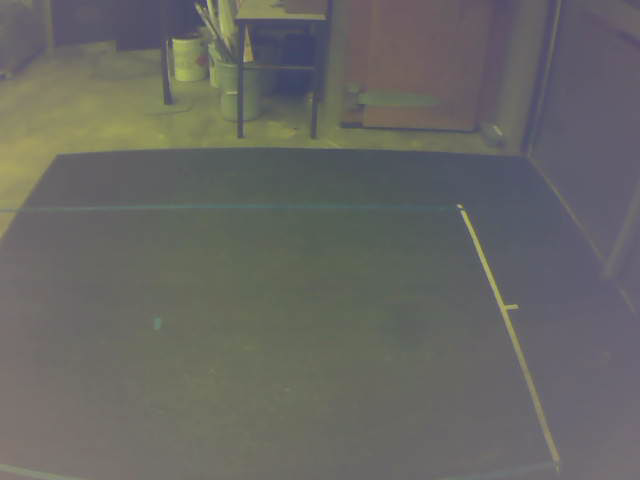
#> input picture top_level_control/scripts/sync_captures/pair001_left.png, 640 x 480 px, given in place of the camera
$ python trigger_verify.py
#> lines starting #> are read from the running program, lines starting #| are printed output that depends on the picture; after the words box and inside, x2 and y2 are one past the last pixel; in counts of white or black regions, pixels touching at a corner belong together
"""
Camera Sync Verification Script
================================
ArduCam OV9782 x2 with STM32 External Trigger

Configure cameras externally (AMCAP etc.) BEFORE running this.
This script ONLY runs verification tests:
  0. PREVIEW — confirm both cameras streaming
  1. FREEZE TEST — confirm trigger mode is active
  2. TIMESTAMP TEST — measure inter-camera grab delay (200 pairs)
  3. VISUAL TEST — capture frame pairs to check sync

Uses grab()/retrieve() for accurate sync measurement.

Usage:
  python verify_sync.py
"""

import cv2
import numpy as np
import time
import os

# ====================================================================
#  SETTINGS — EDIT THESE
# ====================================================================
CAM_LEFT   = 0
CAM_RIGHT  = 2
RES_W      = 640
RES_H      = 480
FPS        = 100
# ====================================================================


def open_camera(cam_id, name):
    """Open camera with MJPG, print actual info."""
#> called with cam_id = 0, name = 'LEFT'
    cap = cv2.VideoCapture(cam_id, cv2.CAP_DSHOW)
    cap.set(cv2.CAP_PROP_FOURCC, cv2.VideoWriter_fourcc('M','J','P','G'))
    cap.set(cv2.CAP_PROP_FRAME_WIDTH, RES_W)
    cap.set(cv2.CAP_PROP_FRAME_HEIGHT, RES_H)
    cap.set(cv2.CAP_PROP_FPS, FPS)
    cap.set(cv2.CAP_PROP_BUFFERSIZE, 1)

    ret, test_frame = cap.read()
#> test_frame is the input picture: shape (480, 640, 3); mean B, G, R 99.7, 103.4, 103.7
    if ret:
        actual_h, actual_w = test_frame.shape[:2]
#> actual_h = 480; actual_w = 640
    else:
        actual_w, actual_h = -1, -1

    rb_fourcc_int = int(cap.get(cv2.CAP_PROP_FOURCC))
    rb_fourcc_str = "".join([chr((rb_fourcc_int >> 8 * i) & 0xFF) for i in range(4)])

    print(f"  {name} (device {cam_id}): actual={actual_w}x{actual_h} fourcc={rb_fourcc_str} "
          f"trigger={'ON' if int(cap.get(cv2.CAP_PROP_BACKLIGHT))==1 else 'OFF'} "
          f"exposure={int(cap.get(cv2.CAP_PROP_EXPOSURE))}")
#|   LEFT (device 0): actual=640x480 fourcc= trigger=OFF exposure=0
#|   RIGHT (device 2): actual=640x480 fourcc= trigger=OFF exposure=0
    return cap


def grab_stereo_pair(cap_l, cap_r):
    """Grab both then retrieve both — ensures same trigger pulse."""
    if not cap_l.grab() or not cap_r.grab():
        return False, None, None
    ret_l, f_l = cap_l.retrieve()
#> ret_l = True
    ret_r, f_r = cap_r.retrieve()
#> ret_r = True
    if not ret_l or not ret_r:
        return False, None, None
    return True, f_l, f_r


def draw_header(img, text):
    cv2.putText(img, text, (10, 25), cv2.FONT_HERSHEY_SIMPLEX, 0.7, (0, 255, 0), 2)


def main():
    print("=" * 64)
    print("  CAMERA SYNC VERIFICATION")
    print("  Configure cameras externally before running this.")
    print("=" * 64)

    os.makedirs("sync_captures", exist_ok=True)

    print()
    cap_l = open_camera(CAM_LEFT, "LEFT")
    cap_r = open_camera(CAM_RIGHT, "RIGHT")

    # ============================================================
    # TEST 0: PREVIEW
    # ============================================================
    print(f"\n{'='*64}")
    print("  TEST 0: PREVIEW — verify both cameras streaming")
    print("  Press SPACE to continue, 'q' to quit.")
    print(f"{'='*64}")

    while True:
        ok, f_l, f_r = grab_stereo_pair(cap_l, cap_r)
#> ok = True
        if not ok:
            continue
        disp_l = cv2.resize(f_l, (480, 300))
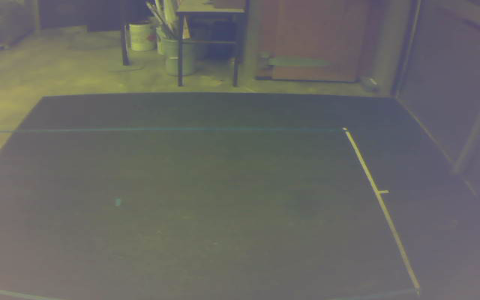
#> disp_l: shape (300, 480, 3); mean B, G, R 99.7, 103.4, 103.7
        disp_r = cv2.resize(f_r, (480, 300))
        draw_header(disp_l, "LEFT")
        draw_header(disp_r, "RIGHT")
        combined = np.hstack([disp_l, disp_r])
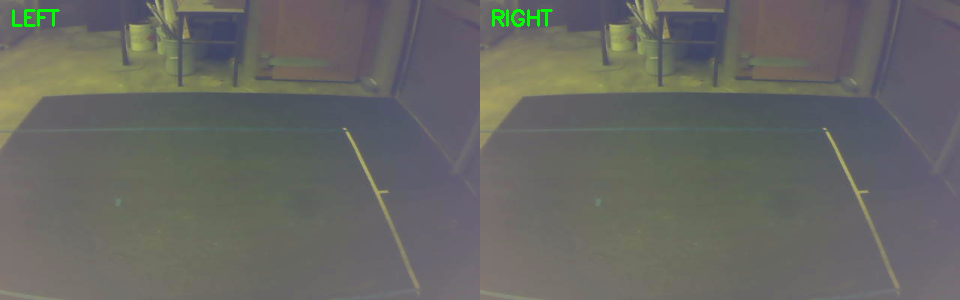
#> combined: shape (300, 960, 3); mean B, G, R 99.4, 103.9, 103.4
        cv2.putText(combined, "PREVIEW — SPACE to continue, 'q' to quit",
                    (10, 290), cv2.FONT_HERSHEY_SIMPLEX, 0.5, (200, 200, 200), 1)
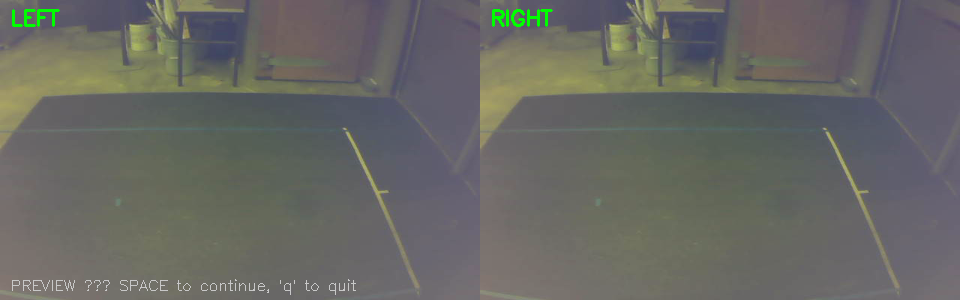
#> combined: shape (300, 960, 3); 0.24% of pixels changed, all inside (x1, y1, x2, y2) = (12, 279, 356, 295)
        cv2.imshow("Sync Verification", combined)
        key = cv2.waitKey(1) & 0xFF
#> (key q is pressed here)
        if key == ord(' '):
            break
        elif key == ord('q'):
            cap_l.release(); cap_r.release(); cv2.destroyAllWindows(); return

    # ============================================================
    # TEST 1: FREEZE TEST
    # ============================================================
    print(f"\n{'='*64}")
    print("  TEST 1: FREEZE TEST — is trigger mode active?")
    print("  1. DISCONNECT the STM32 trigger wire")
    print("  2. Press SPACE")
    print("  3. Cameras FREEZE = trigger active, keep streaming = NOT active")
    print(f"{'='*64}")

    while True:
        ok, f_l, f_r = grab_stereo_pair(cap_l, cap_r)
        if ok:
            disp_l = cv2.resize(f_l, (480, 300))
            disp_r = cv2.resize(f_r, (480, 300))
            draw_header(disp_l, "LEFT")
            draw_header(disp_r, "RIGHT")
            combined = np.hstack([disp_l, disp_r])
            cv2.putText(combined, "DISCONNECT trigger wire, then press SPACE",
                        (80, 290), cv2.FONT_HERSHEY_SIMPLEX, 0.5, (0, 255, 255), 1)
            cv2.imshow("Sync Verification", combined)
        key = cv2.waitKey(1) & 0xFF
        if key == ord(' '):
            break
        elif key == ord('q'):
            cap_l.release(); cap_r.release(); cv2.destroyAllWindows(); return

    print("\n  Reading frames for 3 seconds with no trigger...")
    frames_received = 0
    t_start = time.perf_counter()
    timeout = 3.0

    while time.perf_counter() - t_start < timeout:
        if cap_l.grab() and cap_r.grab():
            cap_l.retrieve()
            cap_r.retrieve()
            frames_received += 1
        elapsed = time.perf_counter() - t_start
        blank = np.zeros((300, 960, 3), dtype=np.uint8)
        bar_w = int((elapsed / timeout) * 900)
        cv2.rectangle(blank, (30, 140), (30 + bar_w, 160), (0, 255, 255), -1)
        cv2.putText(blank, f"Checking... {elapsed:.1f}s / {timeout:.0f}s   Frames: {frames_received}",
                    (250, 130), cv2.FONT_HERSHEY_SIMPLEX, 0.6, (255, 255, 255), 1)
        cv2.imshow("Sync Verification", blank)
        cv2.waitKey(1)

    print(f"\n  Frames received in {timeout:.0f}s: {frames_received}")
    if frames_received < 5:
        print("  *** PASS — Trigger mode ACTIVE (cameras froze) ***")
    else:
        print(f"  *** FAIL — Cameras still streaming at ~{frames_received/timeout:.0f} fps ***")
        print("  Trigger mode NOT active.")

    print("  Reconnect trigger wire, press SPACE to continue.")
    while True:
        ok, f_l, f_r = grab_stereo_pair(cap_l, cap_r)
        if ok:
            disp_l = cv2.resize(f_l, (480, 300))
            disp_r = cv2.resize(f_r, (480, 300))
            draw_header(disp_l, "LEFT")
            draw_header(disp_r, "RIGHT")
            combined = np.hstack([disp_l, disp_r])
            cv2.putText(combined, "Reconnect trigger, press SPACE",
                        (150, 290), cv2.FONT_HERSHEY_SIMPLEX, 0.5, (0, 255, 255), 1)
            cv2.imshow("Sync Verification", combined)
        key = cv2.waitKey(1) & 0xFF
        if key == ord(' '):
            break
        elif key == ord('q'):
            cap_l.release(); cap_r.release(); cv2.destroyAllWindows(); return

    # ============================================================
    # TEST 2: TIMESTAMP TEST
    # ============================================================
    print(f"\n{'='*64}")
    print("  TEST 2: TIMESTAMP TEST — measuring grab delta (200 pairs)")
    print(f"{'='*64}")

    for _ in range(30):
        cap_l.grab(); cap_r.grab()

    grab_deltas_ms  = []
    pair_times_ms   = []
    frame_intervals = []
    last_pair_time  = None

    for i in range(200):
        t0 = time.perf_counter()
        grabbed_l = cap_l.grab()
        t1 = time.perf_counter()
        grabbed_r = cap_r.grab()
        t2 = time.perf_counter()
        ret_l, f_l = cap_l.retrieve()
        ret_r, f_r = cap_r.retrieve()
        t3 = time.perf_counter()

        if grabbed_l and grabbed_r and ret_l and ret_r:
            grab_deltas_ms.append((t2 - t1) * 1000.0)
            pair_times_ms.append((t3 - t0) * 1000.0)
            if last_pair_time is not None:
                frame_intervals.append((t0 - last_pair_time) * 1000.0)
            last_pair_time = t0

        if (i + 1) % 50 == 0:
            print(f"    {i+1}/200 captured...")

    grab_deltas_ms  = np.array(grab_deltas_ms)
    pair_times_ms   = np.array(pair_times_ms)
    frame_intervals = np.array(frame_intervals) if frame_intervals else np.array([0])
    effective_fps   = 1000.0 / np.mean(frame_intervals) if np.mean(frame_intervals) > 0 else 0

    print(f"\n  {'─'*50}")
    print(f"  GRAB DELTA (sync metric)")
    print(f"  {'─'*50}")
    print(f"    Mean:   {np.mean(grab_deltas_ms):7.3f} ms")
    print(f"    Std:    {np.std(grab_deltas_ms):7.3f} ms")
    print(f"    Median: {np.median(grab_deltas_ms):7.3f} ms")
    print(f"    Min:    {np.min(grab_deltas_ms):7.3f} ms")
    print(f"    Max:    {np.max(grab_deltas_ms):7.3f} ms")
    print(f"    P95:    {np.percentile(grab_deltas_ms, 95):7.3f} ms")
    print(f"  {'─'*50}")
    print(f"  FRAME TIMING")
    print(f"  {'─'*50}")
    print(f"    Pair time (grab+decode): {np.mean(pair_times_ms):7.2f} ms avg")
    print(f"    Frame interval:          {np.mean(frame_intervals):7.2f} ms avg")
    print(f"    Effective stereo FPS:    {effective_fps:7.1f}")
    print(f"  {'─'*50}")

    ball_speed_ms = 10.0
    error_mean_mm = ball_speed_ms * np.mean(grab_deltas_ms)
    error_p95_mm  = ball_speed_ms * np.percentile(grab_deltas_ms, 95)

    print(f"\n  ERROR ESTIMATE (ball @ {ball_speed_ms:.0f} m/s):")
    print(f"    Mean delta -> {error_mean_mm:5.1f} mm")
    print(f"    P95 delta  -> {error_p95_mm:5.1f} mm")

    if np.mean(grab_deltas_ms) < 1.0:
        verdict = "EXCELLENT (< 1ms)"
    elif np.mean(grab_deltas_ms) < 2.0:
        verdict = "GOOD (< 2ms)"
    elif np.mean(grab_deltas_ms) < 5.0:
        verdict = "ACCEPTABLE (< 5ms)"
    else:
        verdict = "POOR — debug trigger"
    print(f"  VERDICT: {verdict}")

    print(f"\n  Press SPACE for visual test, 'q' to quit.")
    while True:
        key = cv2.waitKey(0) & 0xFF
        if key == ord(' '):
            break
        elif key == ord('q'):
            cap_l.release(); cap_r.release(); cv2.destroyAllWindows(); return

    # ============================================================
    # TEST 3: VISUAL SYNC TEST
    # ============================================================
    print(f"\n{'='*64}")
    print("  TEST 3: VISUAL TEST — swing fast object across both views")
    print("  'c' = capture pair, 'q' = done")
    print(f"{'='*64}")

    capture_count = 0

    while True:
        ok, f_l, f_r = grab_stereo_pair(cap_l, cap_r)
        if not ok:
            continue

        disp_l = cv2.resize(f_l, (480, 300))
        disp_r = cv2.resize(f_r, (480, 300))

        for y in range(0, 300, 30):
            cv2.line(disp_l, (0, y), (480, y), (0, 60, 0), 1)
            cv2.line(disp_r, (0, y), (480, y), (0, 60, 0), 1)
        for x in range(0, 480, 48):
            cv2.line(disp_l, (x, 0), (x, 300), (0, 60, 0), 1)
            cv2.line(disp_r, (x, 0), (x, 300), (0, 60, 0), 1)

        draw_header(disp_l, "LEFT")
        draw_header(disp_r, "RIGHT")

        combined = np.hstack([disp_l, disp_r])
        cv2.putText(combined, f"'c' = capture ({capture_count} saved)  'q' = done",
                    (200, 290), cv2.FONT_HERSHEY_SIMPLEX, 0.5, (200, 200, 200), 1)
        cv2.imshow("Sync Verification", combined)

        key = cv2.waitKey(1) & 0xFF
        if key == ord('c'):
            capture_count += 1
            cv2.imwrite(f"sync_captures/pair{capture_count:03d}_left.png", f_l)
            cv2.imwrite(f"sync_captures/pair{capture_count:03d}_right.png", f_r)

            gray_l = cv2.cvtColor(cv2.resize(f_l, (480, 300)), cv2.COLOR_BGR2GRAY)
            gray_r = cv2.cvtColor(cv2.resize(f_r, (480, 300)), cv2.COLOR_BGR2GRAY)
            diff = cv2.absdiff(gray_l, gray_r)
            diff_color = cv2.applyColorMap(diff * 3, cv2.COLORMAP_JET)
            mean_diff = np.mean(diff)
            cv2.putText(diff_color, f"DIFF #{capture_count} mean={mean_diff:.1f}",
                        (10, 25), cv2.FONT_HERSHEY_SIMPLEX, 0.5, (255, 255, 255), 1)

            diff_combined = np.hstack([
                cv2.resize(disp_l, (320, 200)),
                cv2.resize(diff_color, (320, 200)),
                cv2.resize(disp_r, (320, 200))
            ])
            cv2.imshow(f"Capture #{capture_count}", diff_combined)
            print(f"  Pair #{capture_count} saved (mean diff: {mean_diff:.1f})")

        elif key == ord('q'):
            break

    # ============================================================
    # SUMMARY
    # ============================================================
    print(f"\n{'='*64}")
    print("  SUMMARY")
    print(f"{'='*64}")
    print(f"  Grab delta mean:      {np.mean(grab_deltas_ms):.3f} ms")
    print(f"  Grab delta P95:       {np.percentile(grab_deltas_ms, 95):.3f} ms")
    print(f"  Effective stereo FPS: {effective_fps:.1f}")
    print(f"  Error @ 10 m/s:       {error_mean_mm:.1f} mm (mean), {error_p95_mm:.1f} mm (P95)")
    print(f"  Pairs captured:       {capture_count}")
    print(f"  VERDICT:              {verdict}")
    print(f"{'='*64}\n")

    cap_l.release()
    cap_r.release()
    cv2.destroyAllWindows()


if __name__ == "__main__":
    main()

$ run again, on top_level_control/scripts/sync_captures/pair002_left.png
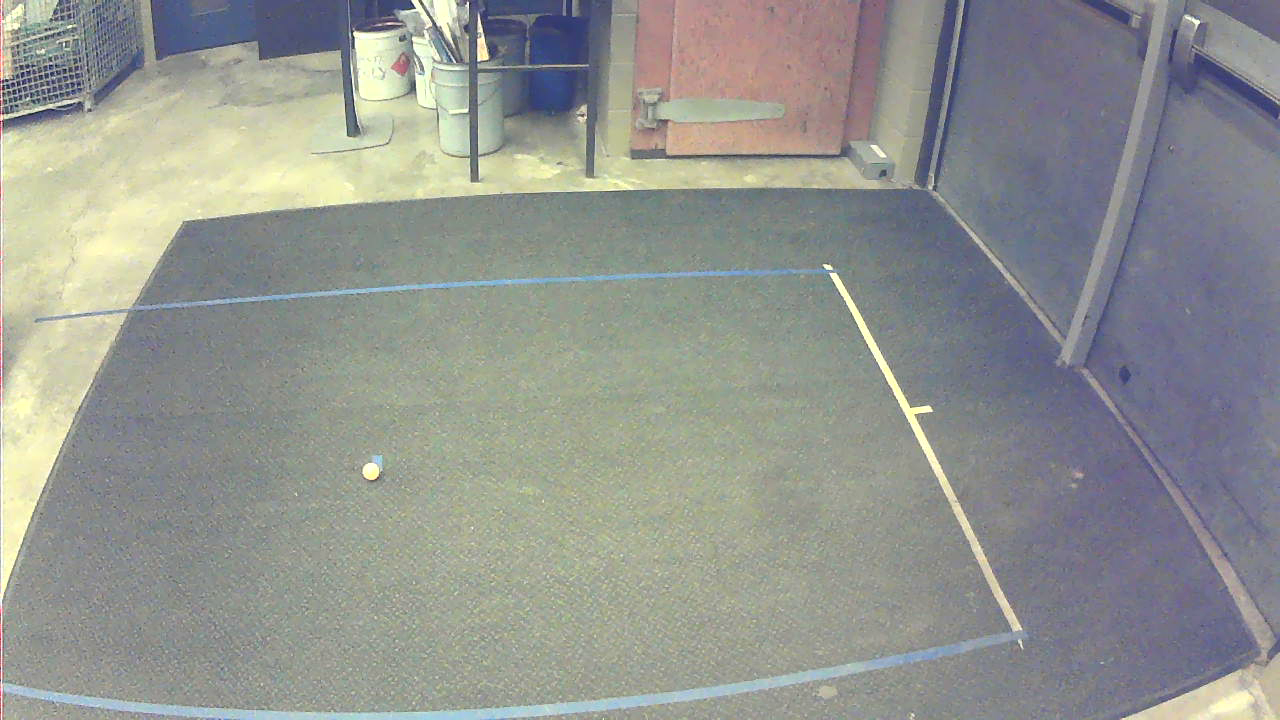
#> input picture top_level_control/scripts/sync_captures/pair002_left.png, 1280 x 720 px, given in place of the camera
#> in open_camera, test_frame is the input picture: shape (720, 1280, 3); mean B, G, R 144.5, 149.1, 146.5
#|   LEFT (device 0): actual=1280x720 fourcc= trigger=OFF exposure=0
#|   RIGHT (device 2): actual=1280x720 fourcc= trigger=OFF exposure=0
#> ret_l = True
#> in main, `disp_l = cv2.resize(f_l, (480, 300))`:
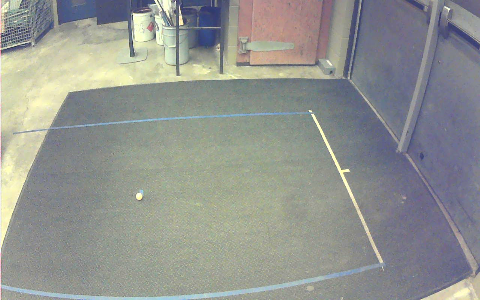
#> disp_l: shape (300, 480, 3); mean B, G, R 144.5, 149, 146.5
#> in main, `cv2.putText(combined, "PREVIEW — SPACE to continue, 'q' to quit", (10,..`:
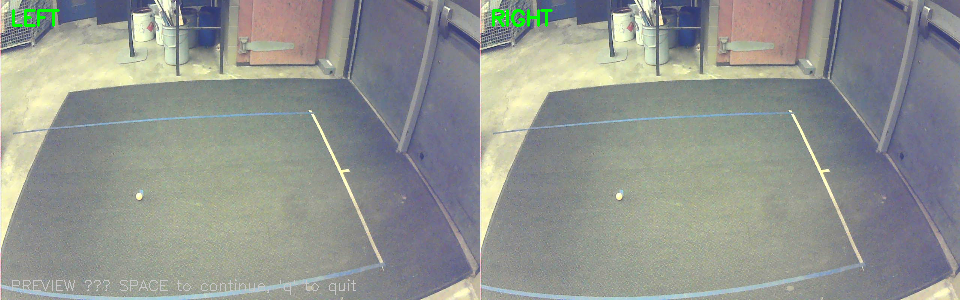
#> combined: shape (300, 960, 3); mean B, G, R 144.2, 149.5, 146.2
